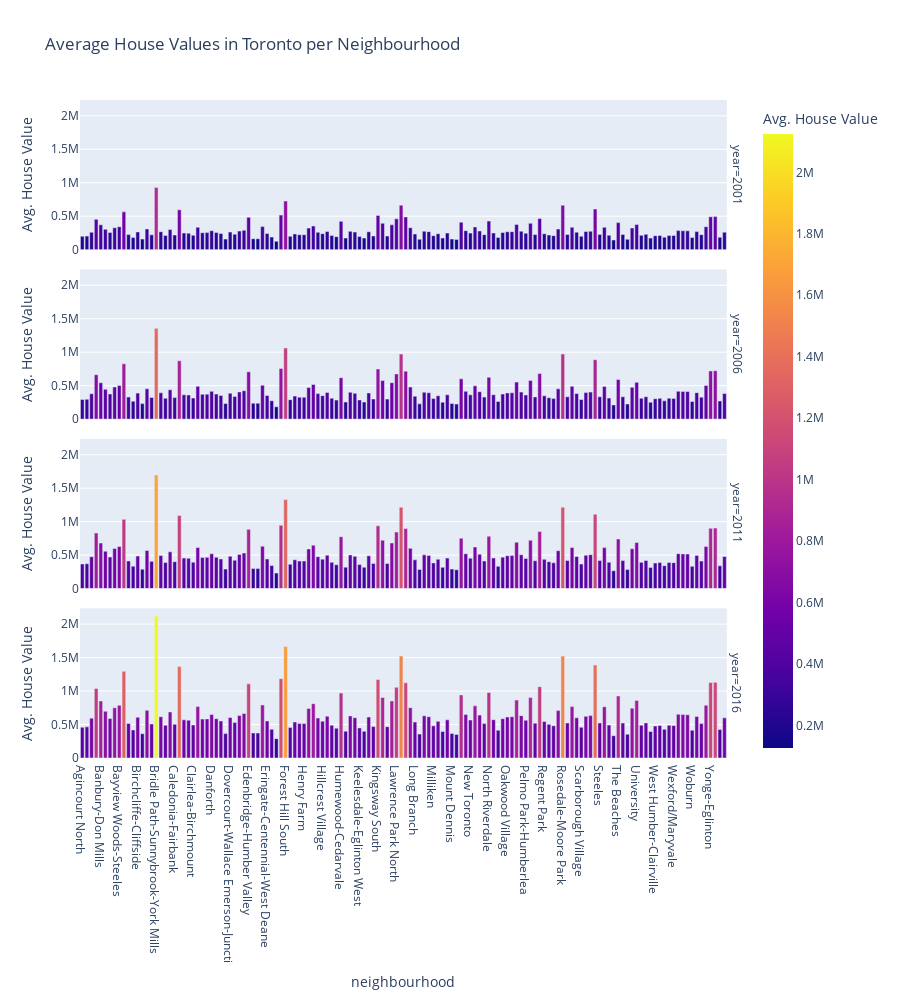

Notebook code for this chart:
### Code cell
# Create the bar chart row facet
bar_chart_cost_analysis = px.bar(
    df_avg_house_value_per_year,
    x='neighbourhood',
    y='Avg. House Value',
    facet_row=df_avg_house_value_per_year.index,
    title='Average House Values in Toronto per Neighbourhood',
    height=1000, 
    width=900, 
    hover_data=['Avg. House Value'], 
    color='Avg. House Value'
)
bar_chart_cost_analysis

### Figure 1 — Plotly figure (JSON) as saved in the notebook; plotly's stock layout.template omitted (floating-point values rounded to 4 significant figures; data arrays with more than 128 entries replaced by an {"elided": "..."} marker saying what was removed)
{"data": [{"alignmentgroup": "True", "hovertemplate": "year=2001<br>neighbourhood=%{x}<br>Avg. House Value=%{marker.color}<extra></extra>", "legendgroup": "", "marker": {"color": {"elided": "140 int values"}, "coloraxis": "coloraxis", "pattern": {"shape": ""}}, "name": "", "offsetgroup": "", "orientation": "v", "showlegend": false, "textposition": "auto", "type": "bar", "x": {"elided": "140 str values"}, "xaxis": "x4", "y": {"elided": "140 int values"}, "yaxis": "y4"}, {"alignmentgroup": "True", "hovertemplate": "year=2006<br>neighbourhood=%{x}<br>Avg. House Value=%{marker.color}<extra></extra>", "legendgroup": "", "marker": {"color": {"elided": "140 int values"}, "coloraxis": "coloraxis", "pattern": {"shape": ""}}, "name": "", "offsetgroup": "", "orientation": "v", "showlegend": false, "textposition": "auto", "type": "bar", "x": {"elided": "140 str values"}, "xaxis": "x3", "y": {"elided": "140 int values"}, "yaxis": "y3"}, {"alignmentgroup": "True", "hovertemplate": "year=2011<br>neighbourhood=%{x}<br>Avg. House Value=%{marker.color}<extra></extra>", "legendgroup": "", "marker": {"color": {"elided": "140 int values"}, "coloraxis": "coloraxis", "pattern": {"shape": ""}}, "name": "", "offsetgroup": "", "orientation": "v", "showlegend": false, "textposition": "auto", "type": "bar", "x": {"elided": "140 str values"}, "xaxis": "x2", "y": {"elided": "140 int values"}, "yaxis": "y2"}, {"alignmentgroup": "True", "hovertemplate": "year=2016<br>neighbourhood=%{x}<br>Avg. House Value=%{marker.color}<extra></extra>", "legendgroup": "", "marker": {"color": {"elided": "140 int values"}, "coloraxis": "coloraxis", "pattern": {"shape": ""}}, "name": "", "offsetgroup": "", "orientation": "v", "showlegend": false, "textposition": "auto", "type": "bar", "x": {"elided": "140 str values"}, "xaxis": "x", "y": {"elided": "140 int values"}, "yaxis": "y"}], "layout": {"annotations": [{"font": {}, "showarrow": false, "text": "year=2016", "textangle": 90, "x": 0.98, "xanchor": "left", "xref": "paper", "y": 0.1138, "yanchor": "middle", "yref": "paper"}, {"font": {}, "showarrow": false, "text": "year=2011", "textangle": 90, "x": 0.98, "xanchor": "left", "xref": "paper", "y": 0.3712, "yanchor": "middle", "yref": "paper"}, {"font": {}, "showarrow": false, "text": "year=2006", "textangle": 90, "x": 0.98, "xanchor": "left", "xref": "paper", "y": 0.6288, "yanchor": "middle", "yref": "paper"}, {"font": {}, "showarrow": false, "text": "year=2001", "textangle": 90, "x": 0.98, "xanchor": "left", "xref": "paper", "y": 0.8862, "yanchor": "middle", "yref": "paper"}], "barmode": "relative", "coloraxis": {"colorbar": {"title": {"text": "Avg. House Value"}}, "colorscale": [[0, "#0d0887"], [0.1111, "#46039f"], [0.2222, "#7201a8"], [0.3333, "#9c179e"], [0.4444, "#bd3786"], [0.5556, "#d8576b"], [0.6667, "#ed7953"], [0.7778, "#fb9f3a"], [0.8889, "#fdca26"], [1, "#f0f921"]]}, "height": 1000, "legend": {"tracegroupgap": 0}, "title": {"text": "Average House Values in Toronto per Neighbourhood"}, "width": 900, "xaxis": {"anchor": "y", "autorange": true, "domain": [0, 0.98], "range": [-0.5, 139.5], "title": {"text": "neighbourhood"}, "type": "category"}, "xaxis2": {"anchor": "y2", "autorange": true, "domain": [0, 0.98], "matches": "x", "range": [-0.5, 139.5], "showticklabels": false, "type": "category"}, "xaxis3": {"anchor": "y3", "autorange": true, "domain": [0, 0.98], "matches": "x", "range": [-0.5, 139.5], "showticklabels": false, "type": "category"}, "xaxis4": {"anchor": "y4", "autorange": true, "domain": [0, 0.98], "matches": "x", "range": [-0.5, 139.5], "showticklabels": false, "type": "category"}, "yaxis": {"anchor": "x", "autorange": true, "domain": [0, 0.2275], "range": [0, 2236000.0], "title": {"text": "Avg. House Value"}, "type": "linear"}, "yaxis2": {"anchor": "x2", "autorange": true, "domain": [0.2575, 0.485], "matches": "y", "range": [0, 2236000.0], "title": {"text": "Avg. House Value"}, "type": "linear"}, "yaxis3": {"anchor": "x3", "autorange": true, "domain": [0.515, 0.7425], "matches": "y", "range": [0, 2236000.0], "title": {"text": "Avg. House Value"}, "type": "linear"}, "yaxis4": {"anchor": "x4", "autorange": true, "domain": [0.7725, 1], "matches": "y", "range": [0, 2236000.0], "title": {"text": "Avg. House Value"}, "type": "linear"}}}
